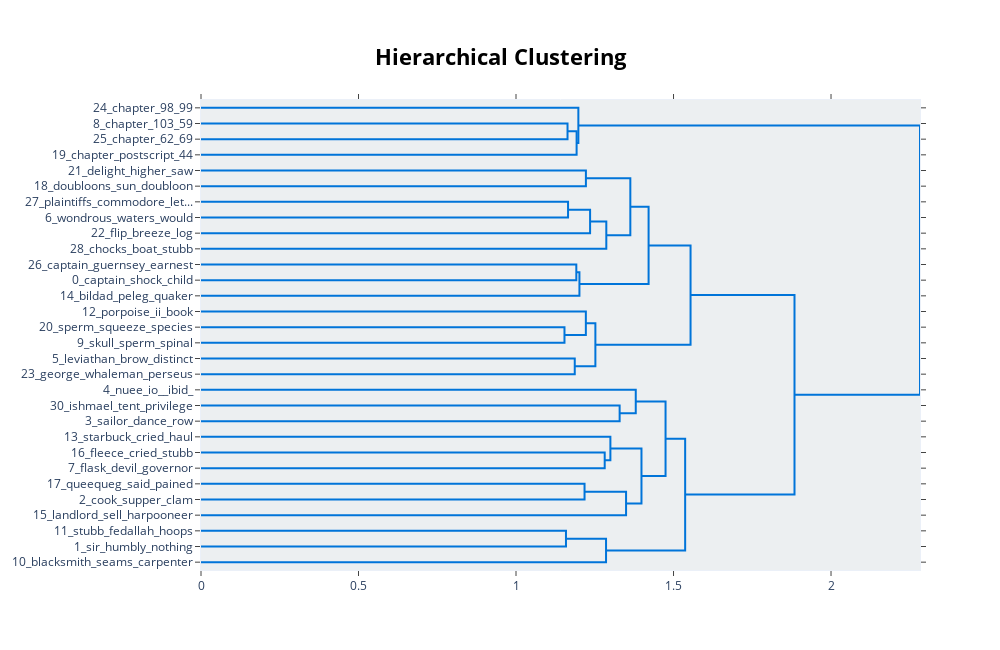

The cell this chart's notebook holds for it:
### Markdown cell above
##### We can see that with the chosen min_topic_size= 3 we seem to get many overlapping topics (or this is just due to dimensionality reduction). Though when we would increase min_topic_size, we would have even more paragraphs without a topic. I think regarding the goal of finding our topics to match with a prompt, it's good to have as many topics as possible, even if there's only a hand full of different paragraphs per topic. Overfitting is totally fine here.

### Code cell
topic_model.visualize_hierarchy(top_n_topics=30)

### Figure 1 — Plotly figure (JSON) as saved in the notebook; plotly's stock layout.template omitted (floating-point values rounded to 4 significant figures)
{"data": [{"hoverinfo": "text", "marker": {"color": "rgb(0,116,217)"}, "mode": "lines", "type": "scatter", "x": [0, 1.164, 1.164, 0], "xaxis": "x", "y": [-15, -15, -25, -25], "yaxis": "y"}, {"hoverinfo": "text", "marker": {"color": "rgb(0,116,217)"}, "mode": "lines", "type": "scatter", "x": [1.164, 1.192, 1.192, 0], "xaxis": "x", "y": [-20, -20, -35, -35], "yaxis": "y"}, {"hoverinfo": "text", "marker": {"color": "rgb(0,116,217)"}, "mode": "lines", "type": "scatter", "x": [0, 1.198, 1.198, 1.192], "xaxis": "x", "y": [-5, -5, -27.5, -27.5], "yaxis": "y"}, {"hoverinfo": "text", "marker": {"color": "rgb(0,116,217)"}, "mode": "lines", "type": "scatter", "x": [0, 1.222, 1.222, 0], "xaxis": "x", "y": [-45, -45, -55, -55], "yaxis": "y"}, {"hoverinfo": "text", "marker": {"color": "rgb(0,116,217)"}, "mode": "lines", "type": "scatter", "x": [0, 1.165, 1.165, 0], "xaxis": "x", "y": [-65, -65, -75, -75], "yaxis": "y"}, {"hoverinfo": "text", "marker": {"color": "rgb(0,116,217)"}, "mode": "lines", "type": "scatter", "x": [1.165, 1.235, 1.235, 0], "xaxis": "x", "y": [-70, -70, -85, -85], "yaxis": "y"}, {"hoverinfo": "text", "marker": {"color": "rgb(0,116,217)"}, "mode": "lines", "type": "scatter", "x": [1.235, 1.287, 1.287, 0], "xaxis": "x", "y": [-77.5, -77.5, -95, -95], "yaxis": "y"}, {"hoverinfo": "text", "marker": {"color": "rgb(0,116,217)"}, "mode": "lines", "type": "scatter", "x": [1.222, 1.363, 1.363, 1.287], "xaxis": "x", "y": [-50, -50, -86.25, -86.25], "yaxis": "y"}, {"hoverinfo": "text", "marker": {"color": "rgb(0,116,217)"}, "mode": "lines", "type": "scatter", "x": [0, 1.191, 1.191, 0], "xaxis": "x", "y": [-105, -105, -115, -115], "yaxis": "y"}, {"hoverinfo": "text", "marker": {"color": "rgb(0,116,217)"}, "mode": "lines", "type": "scatter", "x": [1.191, 1.201, 1.201, 0], "xaxis": "x", "y": [-110, -110, -125, -125], "yaxis": "y"}, {"hoverinfo": "text", "marker": {"color": "rgb(0,116,217)"}, "mode": "lines", "type": "scatter", "x": [1.363, 1.421, 1.421, 1.201], "xaxis": "x", "y": [-68.12, -68.12, -117.5, -117.5], "yaxis": "y"}, {"hoverinfo": "text", "marker": {"color": "rgb(0,116,217)"}, "mode": "lines", "type": "scatter", "x": [0, 1.154, 1.154, 0], "xaxis": "x", "y": [-145, -145, -155, -155], "yaxis": "y"}, {"hoverinfo": "text", "marker": {"color": "rgb(0,116,217)"}, "mode": "lines", "type": "scatter", "x": [0, 1.222, 1.222, 1.154], "xaxis": "x", "y": [-135, -135, -150, -150], "yaxis": "y"}, {"hoverinfo": "text", "marker": {"color": "rgb(0,116,217)"}, "mode": "lines", "type": "scatter", "x": [0, 1.186, 1.186, 0], "xaxis": "x", "y": [-165, -165, -175, -175], "yaxis": "y"}, {"hoverinfo": "text", "marker": {"color": "rgb(0,116,217)"}, "mode": "lines", "type": "scatter", "x": [1.222, 1.252, 1.252, 1.186], "xaxis": "x", "y": [-142.5, -142.5, -170, -170], "yaxis": "y"}, {"hoverinfo": "text", "marker": {"color": "rgb(0,116,217)"}, "mode": "lines", "type": "scatter", "x": [1.421, 1.554, 1.554, 1.252], "xaxis": "x", "y": [-92.81, -92.81, -156.2, -156.2], "yaxis": "y"}, {"hoverinfo": "text", "marker": {"color": "rgb(0,116,217)"}, "mode": "lines", "type": "scatter", "x": [0, 1.329, 1.329, 0], "xaxis": "x", "y": [-195, -195, -205, -205], "yaxis": "y"}, {"hoverinfo": "text", "marker": {"color": "rgb(0,116,217)"}, "mode": "lines", "type": "scatter", "x": [0, 1.38, 1.38, 1.329], "xaxis": "x", "y": [-185, -185, -200, -200], "yaxis": "y"}, {"hoverinfo": "text", "marker": {"color": "rgb(0,116,217)"}, "mode": "lines", "type": "scatter", "x": [0, 1.282, 1.282, 0], "xaxis": "x", "y": [-225, -225, -235, -235], "yaxis": "y"}, {"hoverinfo": "text", "marker": {"color": "rgb(0,116,217)"}, "mode": "lines", "type": "scatter", "x": [0, 1.3, 1.3, 1.282], "xaxis": "x", "y": [-215, -215, -230, -230], "yaxis": "y"}, {"hoverinfo": "text", "marker": {"color": "rgb(0,116,217)"}, "mode": "lines", "type": "scatter", "x": [0, 1.218, 1.218, 0], "xaxis": "x", "y": [-245, -245, -255, -255], "yaxis": "y"}, {"hoverinfo": "text", "marker": {"color": "rgb(0,116,217)"}, "mode": "lines", "type": "scatter", "x": [1.218, 1.349, 1.349, 0], "xaxis": "x", "y": [-250, -250, -265, -265], "yaxis": "y"}, {"hoverinfo": "text", "marker": {"color": "rgb(0,116,217)"}, "mode": "lines", "type": "scatter", "x": [1.3, 1.398, 1.398, 1.349], "xaxis": "x", "y": [-222.5, -222.5, -257.5, -257.5], "yaxis": "y"}, {"hoverinfo": "text", "marker": {"color": "rgb(0,116,217)"}, "mode": "lines", "type": "scatter", "x": [1.38, 1.475, 1.475, 1.398], "xaxis": "x", "y": [-192.5, -192.5, -240, -240], "yaxis": "y"}, {"hoverinfo": "text", "marker": {"color": "rgb(0,116,217)"}, "mode": "lines", "type": "scatter", "x": [0, 1.159, 1.159, 0], "xaxis": "x", "y": [-275, -275, -285, -285], "yaxis": "y"}, {"hoverinfo": "text", "marker": {"color": "rgb(0,116,217)"}, "mode": "lines", "type": "scatter", "x": [1.159, 1.286, 1.286, 0], "xaxis": "x", "y": [-280, -280, -295, -295], "yaxis": "y"}, {"hoverinfo": "text", "marker": {"color": "rgb(0,116,217)"}, "mode": "lines", "type": "scatter", "x": [1.475, 1.537, 1.537, 1.286], "xaxis": "x", "y": [-216.2, -216.2, -287.5, -287.5], "yaxis": "y"}, {"hoverinfo": "text", "marker": {"color": "rgb(0,116,217)"}, "mode": "lines", "type": "scatter", "x": [1.554, 1.884, 1.884, 1.537], "xaxis": "x", "y": [-124.5, -124.5, -251.9, -251.9], "yaxis": "y"}, {"hoverinfo": "text", "marker": {"color": "rgb(0,116,217)"}, "mode": "lines", "type": "scatter", "x": [1.198, 2.282, 2.282, 1.884], "xaxis": "x", "y": [-16.25, -16.25, -188.2, -188.2], "yaxis": "y"}], "layout": {"autosize": false, "height": 650, "hoverlabel": {"bgcolor": "white", "font": {"family": "Rockwell", "size": 16}}, "hovermode": "closest", "plot_bgcolor": "#ECEFF1", "showlegend": false, "title": {"font": {"color": "Black", "size": 22}, "text": "<b>Hierarchical Clustering", "x": 0.5, "xanchor": "center", "yanchor": "top"}, "width": 1000, "xaxis": {"mirror": "allticks", "rangemode": "tozero", "showgrid": false, "showline": true, "showticklabels": true, "ticks": "outside", "type": "linear", "zeroline": false}, "yaxis": {"mirror": "allticks", "range": [-300, 0], "rangemode": "tozero", "showgrid": false, "showline": true, "showticklabels": true, "tickmode": "array", "ticks": "outside", "ticktext": ["24_chapter_98_99", "8_chapter_103_59", "25_chapter_62_69", "19_chapter_postscript_44", "21_delight_higher_saw", "18_doubloons_sun_doubloon", "27_plaintiffs_commodore_let...", "6_wondrous_waters_would", "22_flip_breeze_log", "28_chocks_boat_stubb", "26_captain_guernsey_earnest", "0_captain_shock_child", "14_bildad_peleg_quaker", "12_porpoise_ii_book", "20_sperm_squeeze_species", "9_skull_sperm_spinal", "5_leviathan_brow_distinct", "23_george_whaleman_perseus", "4_nuee_io__ibid_", "30_ishmael_tent_privilege", "3_sailor_dance_row", "13_starbuck_cried_haul", "16_fleece_cried_stubb", "7_flask_devil_governor", "17_queequeg_said_pained", "2_cook_supper_clam", "15_landlord_sell_harpooneer", "11_stubb_fedallah_hoops", "1_sir_humbly_nothing", "10_blacksmith_seams_carpenter"], "tickvals": [-5, -15, -25, -35, -45, -55, -65, -75, -85, -95, -105, -115, -125, -135, -145, -155, -165, -175, -185, -195, -205, -215, -225, -235, -245, -255, -265, -275, -285, -295], "type": "linear", "zeroline": false}}}
